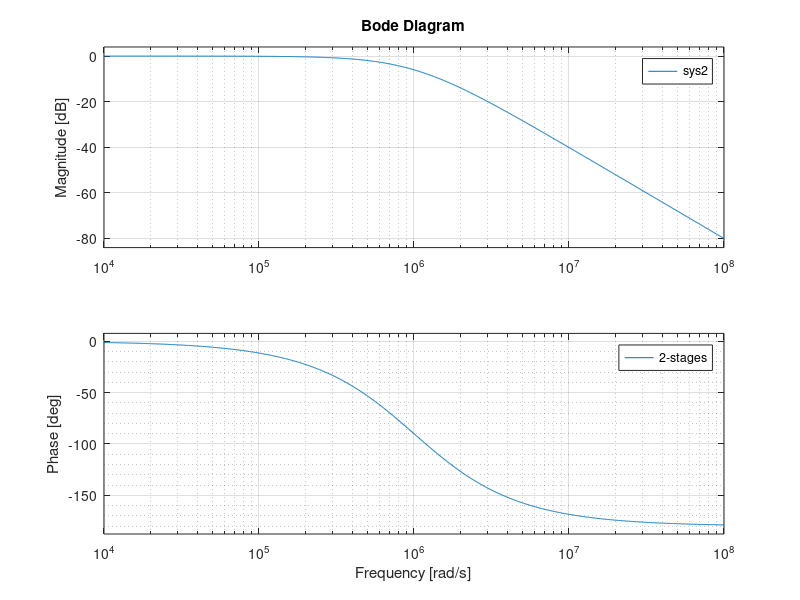
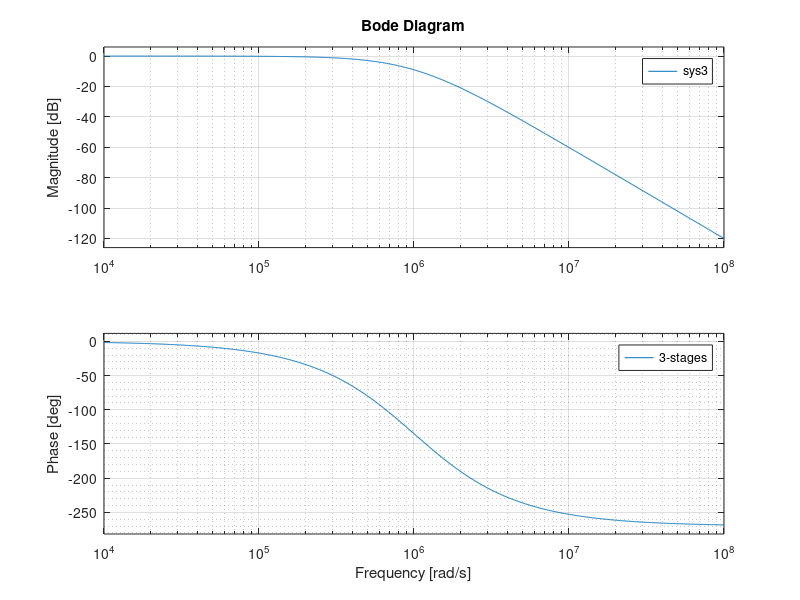
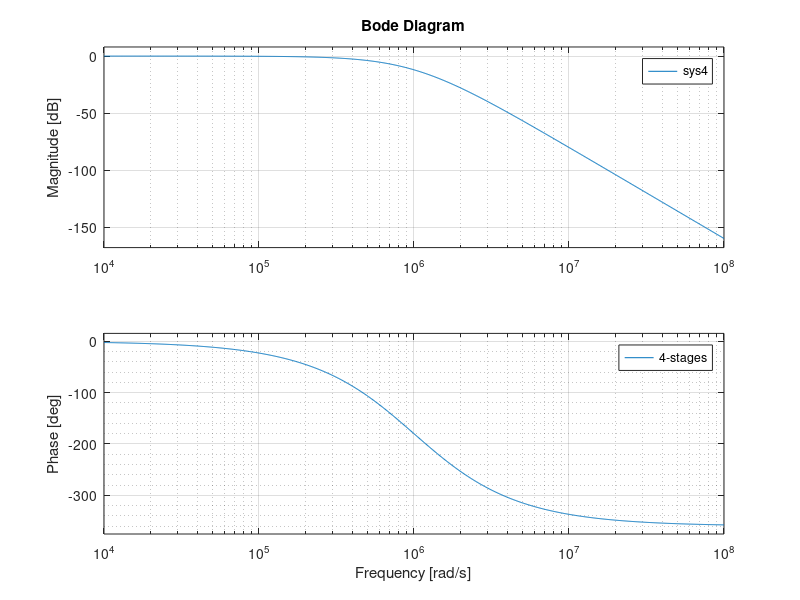

MATLAB code for these plots, in order:
R=100;
C=0.01e-6;

% one stage 
num=[1];
den=[R*C,1]; 
sys=tf(num,den);

%for 2 stages
sys2=sys*sys;
figure;
bode(sys2);
grid minor;
legend('2-stages')



% for 3 stages 
sys3=sys*sys*sys;
figure;
bode(sys3);
grid minor;
legend('3-stages')


% for 4 stages
sys4=sys*sys*sys*sys;
figure;
bode(sys4);
grid minor;
legend('4-stages')